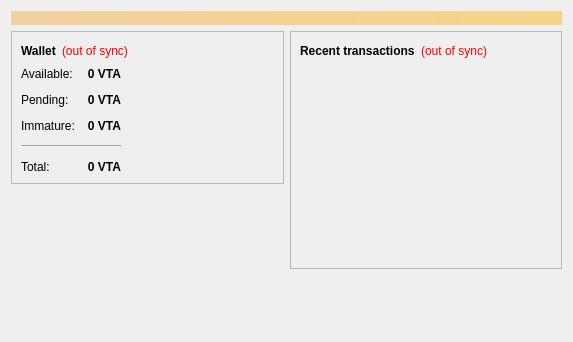
<?xml version="1.0" encoding="UTF-8"?>
<ui version="4.0">
 <class>OverviewPage</class>
 <widget class="QWidget" name="OverviewPage">
  <property name="geometry">
   <rect>
    <x>0</x>
    <y>0</y>
    <width>573</width>
    <height>342</height>
   </rect>
  </property>
  <property name="windowTitle">
   <string>Form</string>
  </property>
  <layout class="QVBoxLayout" name="topLayout">
   <item>
    <widget class="QLabel" name="labelAlerts">
     <property name="visible">
      <bool>false</bool>
     </property>
     <property name="styleSheet">
      <string notr="true">background-color: qlineargradient(x1: 0, y1: 0, x2: 1, y2: 0, stop:0 #F0D0A0, stop:1 #F8D488); color:#000000;</string>
     </property>
     <property name="wordWrap">
      <bool>true</bool>
     </property>
     <property name="margin">
      <number>3</number>
     </property>
    </widget>
   </item>
   <item>
    <layout class="QHBoxLayout" name="horizontalLayout" stretch="1,1">
     <item>
      <layout class="QVBoxLayout" name="verticalLayout_2">
       <item>
        <widget class="QFrame" name="frame">
         <property name="frameShape">
          <enum>QFrame::StyledPanel</enum>
         </property>
         <property name="frameShadow">
          <enum>QFrame::Raised</enum>
         </property>
         <layout class="QVBoxLayout" name="verticalLayout_4">
          <item>
           <layout class="QHBoxLayout" name="horizontalLayout_4">
            <item>
             <widget class="QLabel" name="label_5">
              <property name="font">
               <font>
                <weight>75</weight>
                <bold>true</bold>
               </font>
              </property>
              <property name="text">
               <string>Wallet</string>
              </property>
             </widget>
            </item>
            <item>
             <widget class="QLabel" name="labelWalletStatus">
              <property name="toolTip">
               <string>The displayed information may be out of date. Your wallet automatically synchronizes with the VirtaCoin network after a connection is established, but this process has not completed yet.</string>
              </property>
              <property name="styleSheet">
               <string notr="true">QLabel { color: red; }</string>
              </property>
              <property name="text">
               <string notr="true">(out of sync)</string>
              </property>
              <property name="alignment">
               <set>Qt::AlignLeading|Qt::AlignLeft|Qt::AlignVCenter</set>
              </property>
             </widget>
            </item>
            <item>
             <spacer name="horizontalSpacer_2">
              <property name="orientation">
               <enum>Qt::Horizontal</enum>
              </property>
              <property name="sizeHint" stdset="0">
               <size>
                <width>40</width>
                <height>20</height>
               </size>
              </property>
             </spacer>
            </item>
           </layout>
          </item>
          <item>
          <layout class="QHBoxLayout" name="horizontalLayout_3">
           <item>
           <layout class="QFormLayout" name="formLayout_2">
            <property name="fieldGrowthPolicy">
             <enum>QFormLayout::AllNonFixedFieldsGrow</enum>
            </property>
            <property name="horizontalSpacing">
             <number>12</number>
            </property>
            <property name="verticalSpacing">
             <number>12</number>
            </property>
            <item row="0" column="0">
             <widget class="QLabel" name="label">
              <property name="text">
               <string>Available:</string>
              </property>
             </widget>
            </item>
            <item row="0" column="1">
             <widget class="QLabel" name="labelBalance">
              <property name="font">
               <font>
                <weight>75</weight>
                <bold>true</bold>
               </font>
              </property>
              <property name="cursor">
               <cursorShape>IBeamCursor</cursorShape>
              </property>
              <property name="toolTip">
               <string>Your current spendable balance</string>
              </property>
              <property name="text">
               <string notr="true">0 VTA</string>
              </property>
              <property name="alignment">
               <set>Qt::AlignRight|Qt::AlignTrailing|Qt::AlignVCenter</set>
              </property>
              <property name="textInteractionFlags">
               <set>Qt::LinksAccessibleByMouse|Qt::TextSelectableByKeyboard|Qt::TextSelectableByMouse</set>
              </property>
             </widget>
            </item>
            <item row="1" column="0">
             <widget class="QLabel" name="label_3">
              <property name="text">
               <string>Pending:</string>
              </property>
             </widget>
            </item>
            <item row="1" column="1">
             <widget class="QLabel" name="labelUnconfirmed">
              <property name="font">
               <font>
                <weight>75</weight>
                <bold>true</bold>
               </font>
              </property>
              <property name="cursor">
               <cursorShape>IBeamCursor</cursorShape>
              </property>
              <property name="toolTip">
               <string>Total of transactions that have yet to be confirmed, and do not yet count toward the spendable balance</string>
              </property>
              <property name="text">
               <string notr="true">0 VTA</string>
              </property>
              <property name="alignment">
               <set>Qt::AlignRight|Qt::AlignTrailing|Qt::AlignVCenter</set>
              </property>
              <property name="textInteractionFlags">
               <set>Qt::LinksAccessibleByMouse|Qt::TextSelectableByKeyboard|Qt::TextSelectableByMouse</set>
              </property>
             </widget>
            </item>
            <item row="2" column="0">
             <widget class="QLabel" name="labelImmatureText">
              <property name="text">
               <string>Immature:</string>
              </property>
             </widget>
            </item>
            <item row="2" column="1">
             <widget class="QLabel" name="labelImmature">
              <property name="font">
               <font>
                <weight>75</weight>
                <bold>true</bold>
               </font>
              </property>
              <property name="toolTip">
               <string>Mined balance that has not yet matured</string>
              </property>
              <property name="text">
               <string notr="true">0 VTA</string>
              </property>
              <property name="alignment">
               <set>Qt::AlignRight|Qt::AlignTrailing|Qt::AlignVCenter</set>
              </property>
              <property name="textInteractionFlags">
               <set>Qt::LinksAccessibleByMouse|Qt::TextSelectableByKeyboard|Qt::TextSelectableByMouse</set>
              </property>
             </widget>
            </item>
            <item row="4" column="0">
             <widget class="QLabel" name="labelTotalText">
              <property name="text">
               <string>Total:</string>
              </property>
             </widget>
            </item>
            <item row="4" column="1">
             <widget class="QLabel" name="labelTotal">
              <property name="font">
               <font>
                <weight>75</weight>
                <bold>true</bold>
               </font>
              </property>
              <property name="cursor">
               <cursorShape>IBeamCursor</cursorShape>
              </property>
              <property name="toolTip">
               <string>Your current total balance</string>
              </property>
              <property name="text">
               <string notr="true">0 VTA</string>
              </property>
              <property name="alignment">
               <set>Qt::AlignRight|Qt::AlignTrailing|Qt::AlignVCenter</set>
              </property>
              <property name="textInteractionFlags">
               <set>Qt::LinksAccessibleByMouse|Qt::TextSelectableByKeyboard|Qt::TextSelectableByMouse</set>
              </property>
             </widget>
            </item>
            <item row="3" column="0" colspan="2">
             <widget class="Line" name="line">
              <property name="orientation">
               <enum>Qt::Horizontal</enum>
              </property>
             </widget>
            </item>
           </layout>
          </item>
            <item>
             <spacer name="horizontalSpacer_3">
              <property name="orientation">
               <enum>Qt::Horizontal</enum>
              </property>
              <property name="sizeHint" stdset="0">
               <size>
                <width>40</width>
                <height>20</height>
               </size>
              </property>
             </spacer>
            </item>
           </layout>
          </item>
         </layout>
        </widget>
       </item>
       <item>
        <spacer name="verticalSpacer">
         <property name="orientation">
          <enum>Qt::Vertical</enum>
         </property>
         <property name="sizeHint" stdset="0">
          <size>
           <width>20</width>
           <height>40</height>
          </size>
         </property>
        </spacer>
       </item>
      </layout>
     </item>
     <item>
      <layout class="QVBoxLayout" name="verticalLayout_3">
       <item>
        <widget class="QFrame" name="frame_2">
         <property name="frameShape">
          <enum>QFrame::StyledPanel</enum>
         </property>
         <property name="frameShadow">
          <enum>QFrame::Raised</enum>
         </property>
         <layout class="QVBoxLayout" name="verticalLayout">
          <item>
           <layout class="QHBoxLayout" name="horizontalLayout_2">
            <item>
             <widget class="QLabel" name="label_4">
              <property name="text">
               <string>&lt;b&gt;Recent transactions&lt;/b&gt;</string>
              </property>
             </widget>
            </item>
            <item>
             <widget class="QLabel" name="labelTransactionsStatus">
              <property name="toolTip">
               <string>The displayed information may be out of date. Your wallet automatically synchronizes with the VirtaCoin network after a connection is established, but this process has not completed yet.</string>
              </property>
              <property name="styleSheet">
               <string notr="true">QLabel { color: red; }</string>
              </property>
              <property name="text">
               <string notr="true">(out of sync)</string>
              </property>
              <property name="alignment">
               <set>Qt::AlignRight|Qt::AlignTrailing|Qt::AlignVCenter</set>
              </property>
             </widget>
            </item>
            <item>
             <spacer name="horizontalSpacer">
              <property name="orientation">
               <enum>Qt::Horizontal</enum>
              </property>
              <property name="sizeHint" stdset="0">
               <size>
                <width>40</width>
                <height>20</height>
               </size>
              </property>
             </spacer>
            </item>
           </layout>
          </item>
          <item>
           <widget class="QListView" name="listTransactions">
            <property name="styleSheet">
             <string notr="true">QListView { background: transparent; }</string>
            </property>
            <property name="frameShape">
             <enum>QFrame::NoFrame</enum>
            </property>
            <property name="verticalScrollBarPolicy">
             <enum>Qt::ScrollBarAlwaysOff</enum>
            </property>
            <property name="horizontalScrollBarPolicy">
             <enum>Qt::ScrollBarAlwaysOff</enum>
            </property>
            <property name="selectionMode">
             <enum>QAbstractItemView::NoSelection</enum>
            </property>
           </widget>
          </item>
         </layout>
        </widget>
       </item>
       <item>
        <spacer name="verticalSpacer_2">
         <property name="orientation">
          <enum>Qt::Vertical</enum>
         </property>
         <property name="sizeHint" stdset="0">
          <size>
           <width>20</width>
           <height>40</height>
          </size>
         </property>
        </spacer>
       </item>
      </layout>
     </item>
    </layout>
   </item>
  </layout>
 </widget>
 <resources/>
 <connections/>
</ui>
